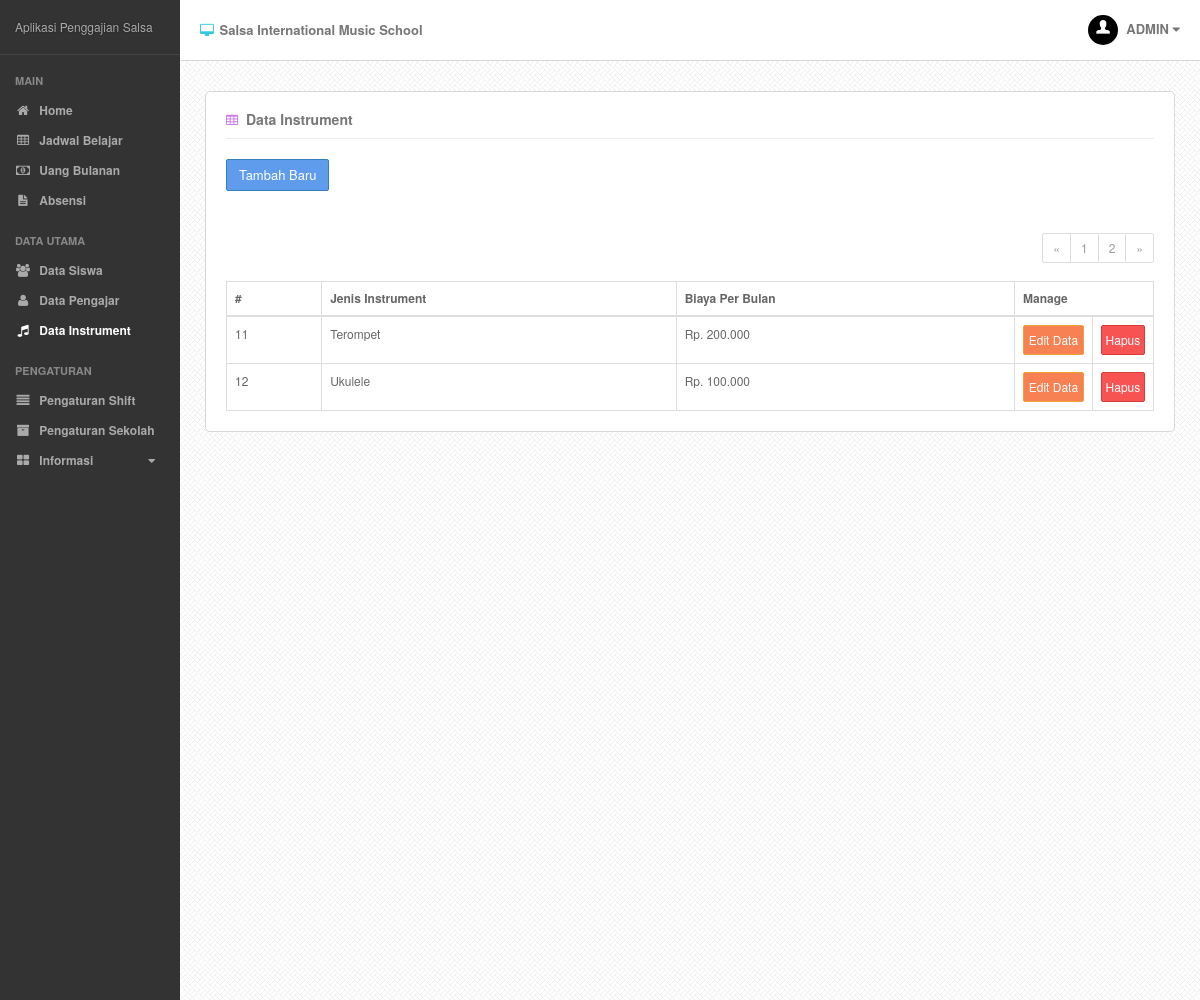
The page /?p=instrument&page=2 (signed in) on the database as committed earlier.
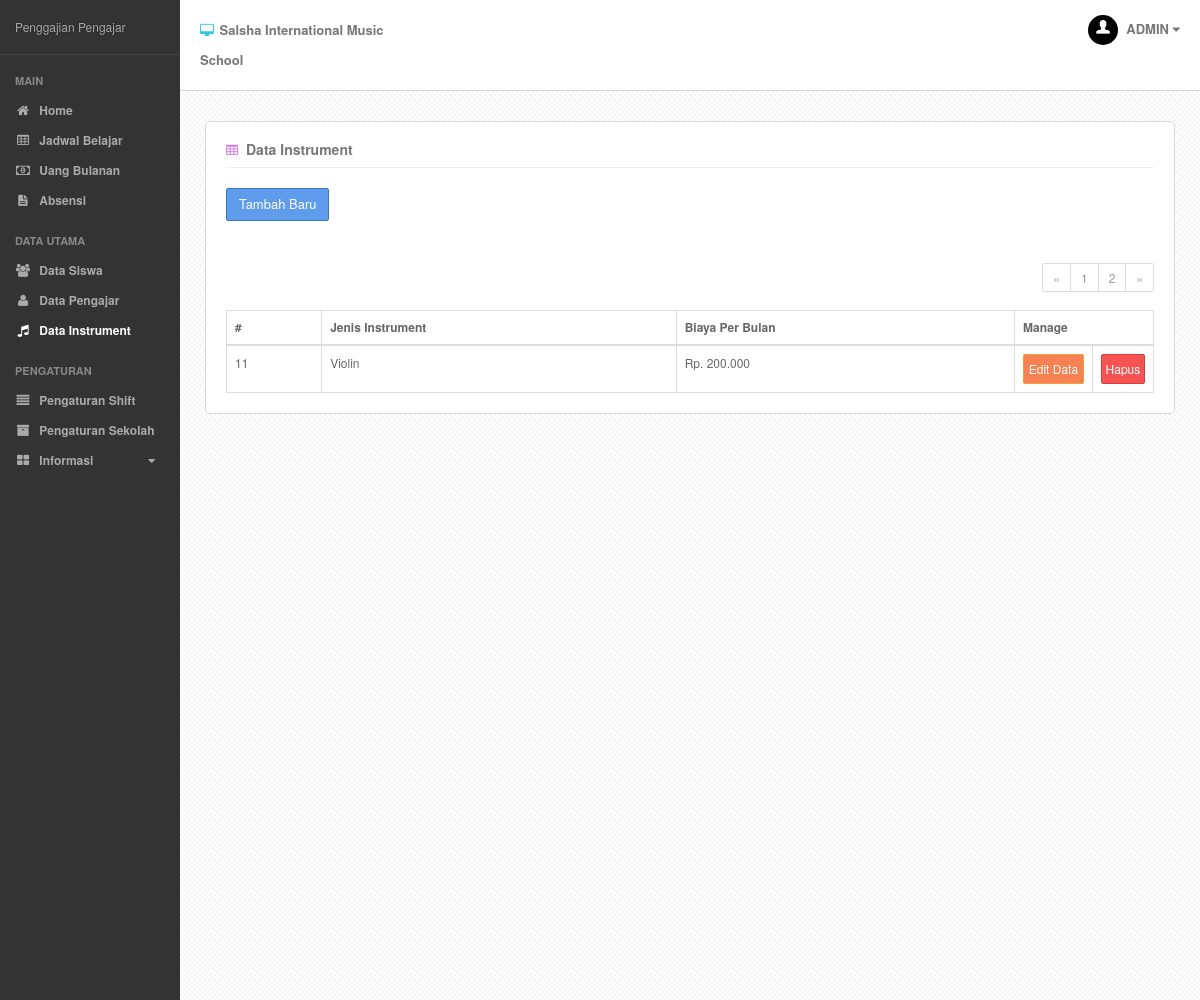
The same page on the database as committed later.
### tables this page shows
CREATE TABLE IF NOT EXISTS `setting` (
  `nama_setting` varchar(20) NOT NULL DEFAULT '',
  `value` varchar(50) DEFAULT NULL,
  PRIMARY KEY (`nama_setting`)
);

CREATE TABLE IF NOT EXISTS `instrument` (
  `id_instrument` int(5) NOT NULL AUTO_INCREMENT,
  `nama_instrument` varchar(20) NOT NULL,
  `biaya_instrument` int(15) NOT NULL,
  PRIMARY KEY (`id_instrument`)
);

### index.php (called while the page is built, shortened)
<?php
require('content/classes/mainClass.php');
$webApp = new webApp();
$webApp->createWebApp();
?>

### content/classes/instrumentClass.php (called while the page is built, shortened)
<?php
	class instrument extends dbController{
		public function getInstrument($start) {
			$start= mysqli_real_escape_string($this->conn, $start);
			if($start == "*"){
				$kondisi = "";
			}
			else {
				$kondisi = "LIMIT $start, 10";
			}
			$sql = "SELECT id_instrument, nama_instrument, biaya_instrument FROM instrument ORDER BY nama_instrument ASC $kondisi";
			$query = mysqli_query($this->conn, $sql) or die(mysqli_error($this->conn));
			$num_results = mysqli_num_rows($query);
			if ($num_results > 0){
				$i=0;
				while ($row = mysqli_fetch_array($query)){
					$dataInstrument[$i]['id'] = $row[0];
					$dataInstrument[$i]['nama'] = $row[1];
					$dataInstrument[$i]['biaya'] = $row[2];
					$i++;
				}
			}else{
				$dataInstrument = null;
			}
			return $dataInstrument;
		}
	}
?>

### content/fungsi.php (called while the page is built, shortened)
<?php
	function formatindo($angka){
		$uang = number_format( $angka, 0 , '' , '.' );
		return $uang;
	}
?>

### content/view/page/instrument.php (the view, shortened to what the changed rows need)
<?php
	$limit = 10;
	if (isset($_GET["page"])) { $page = $_GET["page"]; } else { $page=1; };
	$start_from = ($page-1) * $limit;
    require_once ('content/fungsi.php');
    require_once ('content/classes/instrumentClass.php');
    $instrument= new instrument();
    $dataInstrument = $instrument->getInstrument($start_from);
?>
<div class="page-content">
	<div class="single-head">
		<h3 class="pull-left"><i class="fa fa-table purple"></i> Data Instrument</h3>
		<div class="clearfix"></div>
	</div>
	<div class="page-tables">
		<?php
			if(!isset($_GET['sub'])){
				echo "<a href='?p=instrument&sub=tambah'><button type='button' class='btn btn-primary'>Tambah Baru</button></a><br><br>";
			}
		?>
		<?php
		$pagination = new pagination();
		$num = $pagination->totalRecord('instrument', $limit);
		if($page>1){
			$prev = $page - 1;
			$prevpage = "?p=instrument&page=$prev";
			$classprev = '';
		}
		else {
			$prevpage = '#';
			$classprev = 'disabled';
		}
		if($page<$num){
			$next = $page + 1;
			$nextpage = "?p=instrument&page=$next";
			$classnext = '';
		}
		else {
			$nextpage = '#';
			$classnext = 'disabled';
		}
		$pagLink = '';
		echo "<ul class='pagination pagination-sm pull-right'>"
			."<li class='".$classprev."'><a href='".$prevpage."'>&laquo;</a></li>";
			  for ($i=1; $i<=$num; $i++) {
					$pagLink .= "<li><a href='?p=instrument&page=".$i."'>".$i."</a></li>";
			  };
			  echo $pagLink;
		echo "<li class='".$classnext."'><a href='".$nextpage."'>&raquo;</a></li>"
			."</ul>"
			."<div class='clearfix'></div>";
		?>
		<div class="table-responsive">
			<table class="table table-bordered ">
				<thead>
					<tr>
						<th>#</th>
						<th>Jenis Instrument</th>
						<th>Biaya Per Bulan</th>
						<th colspan="2" width="15%">Manage</th>
					</tr>
				</thead>
				<tbody>
					<?php
						if($dataInstrument === null){
							echo"<tr>"
								. "<td colspan='4'><div class='alert alert-danger text-center'>Data Kosong"
								."</div></td>"
								. "</tr>";
						}
						else {
							$i=($page * 10)-9;
							foreach ($dataInstrument as $data) {
								if(isset($_GET['edit']) && $_GET['edit']==md5($data['id'])){
									echo"<form role='form' method='post' action='content/proses.php?act=editInstrument'><tr class='br-grey'>"
										. "<td>".$i."<input type='hidden' class='form-control' name='idInstrument' value='".md5($data['id'])."' readonly></td>"
										. "<td><input class='form-control' name='namaInstrument' value='".$data['nama']."' required></td>"
										. "<td><input class='form-control' name='biayaInstrument' value='".$data['biaya']."' required></td>"
										. "<td><input type='submit' class='btn btn-success btn-block btn-sm' value='Simpan'></td>"
										. "<td><a href='?p=instrument&page=".$page."' class='btn btn-default btn-block btn-sm'>Batal</a></td>"
										. "</tr></form>";
								}
								else{
									echo"<tr>"
										. "<td>".$i."</td>"
										. "<td>".$data['nama']."</td>"
										. "<td> Rp. ".formatindo($data['biaya'])."</td>"
										. "<td><a href='?p=instrument&page=".$page."&edit=".md5($data['id'])."' class='btn btn-warning	btn-block  btn-sm'>Edit Data</a></td>"
										. "<td><a href='?p=instrument&page=".$page."&c=".md5($data['id'])."' class='btn btn-danger	btn-block  btn-sm'>Hapus</a></td>"
										. "</tr>";
								}
								$i++;
							}
						}
                    ?>
				</tbody>
			</table>
		</div>
	</div>
</div>

### content/view/layout.php (shortened to what the changed rows need)
<!DOCTYPE html>
<html>
	<head>
		<link href="css/bootstrap.min.css" rel="stylesheet">
		<link href="css/font-awesome.min.css" rel="stylesheet">
		<link href="css/less-style.css" rel="stylesheet">
		<link href="css/bootstrap-timepicker.min.css" rel="stylesheet">
		<link href="css/style.css" rel="stylesheet">
	</head>
	<body>
	<?php
		$webApp = new webApp();
		$setting = new settingApps();
    ?>
		<div class="outer">
			<div class="sidebar">
				<div class="sidey">
					<div class="logo">
						<?php echo $setting->loadSetting('judul')?>
					</div>
					<div class="side-nav">
					</div>
				</div>
			</div>
			<div class="mainbar">
				<div class="main-head">
					<div class="container">
						<div class="row">
							<div class="col-md-3 col-sm-4 col-xs-6">
								<h2><i class="fa fa-desktop lblue"></i> <?php echo $setting->loadSetting('nama')?></h2>
							</div>
							<div class="col-md-3 col-sm-4 col-xs-6">
							</div>
							<div class="col-md-3 col-sm-4 hidden-xs">
							</div>
							<div class="col-md-3 hidden-sm hidden-xs">
								<div class="head-user dropdown pull-right">
									<a href="#" data-toggle="dropdown" id="profile">
										<img src="img/user.jpg" alt="" class="img-responsive img-circle"/>
										<?php
										if(isset($_SESSION['usernya'])){
											echo strtoupper($_SESSION['usernya']);
										}
										?>
										<i class="fa fa-caret-down"></i>
									</a>
								</div>
								<div class="clearfix"></div>
							</div>
						</div>
					</div>
				</div>
				<div class="main-content">
					<div class="container">
						<?php
							$webApp->loadContent();
						?>
					</div>
				</div>
			</div>
		</div>
	</body>
</html>

Rows that differ between the two databases and show on the page:
no longer on this page (row edited): instrument: nama_instrument "Terompet", biaya_instrument "200.000"
removed instrument: nama_instrument "Ukulele", biaya_instrument "100.000"
changed setting: value "Aplikasi Penggajian Salsa" → "Penggajian Pengajar"
changed setting: value "Salsa International Music School" → "Salsha International Music School"
added instrument: nama_instrument "Violin", biaya_instrument "200.000"
